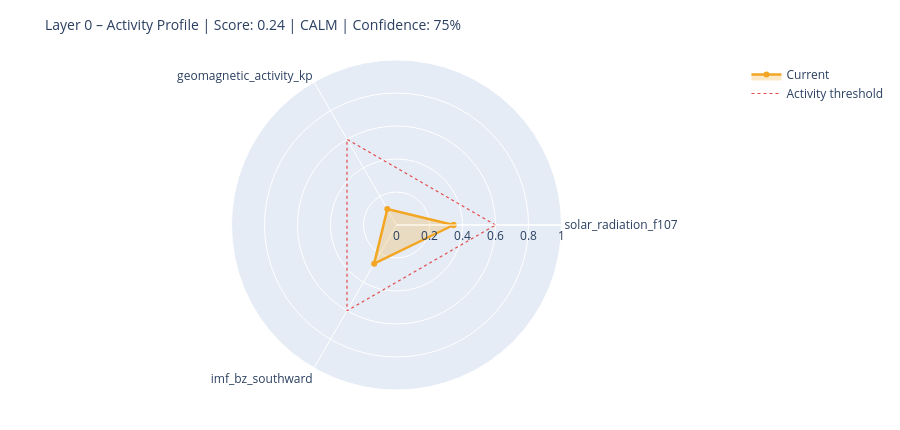

The notebook cell this image was saved under:
### Markdown cell above
---
## 6. State Assessment & Handoff to Layer 1

### Code cell
# ============================================================
# STEP 1 – Collect raw values with source modes
# Mode: 'primary' | 'fallback_3h' | 'last_valid' | 'missing'
# ============================================================

def safe_last(df, col):
    if df is None or col not in df.columns: return None
    s = df[col].dropna()
    return float(s.iloc[-1]) if not s.empty else None

f107_now = safe_last(df_f107, 'f10.7')
bz_now   = safe_last(df_mag,  'bz_gsm')
kp_now   = safe_last(df_kp,   'kp')
sw_now   = safe_last(df_sw,   'speed')

source_modes = {
    'F10.7':    'primary'  if f107_now is not None else 'missing',
    'Kp':       'primary'  if kp_now   is not None else 'missing',
    'IMF_Bz':   'primary'  if bz_now   is not None else 'missing',
    'SW_speed': 'primary'  if sw_now   is not None else 'missing',
}

# Kp Fallback – 3h endpoint
if kp_now is None:
    try:
        r = requests.get(
            'https://services.swpc.noaa.gov/json/noaa-planetary-k-index.json',
            timeout=10)
        r.raise_for_status()
        fb = pd.DataFrame(r.json())
        tc = next((c for c in fb.columns if 'time' in c.lower()), fb.columns[0])
        kc = next((c for c in fb.columns if 'kp' in c.lower() and c != tc), None)
        if kc:
            fb[kc] = fb[kc].astype(str).str.extract(r'([0-9]+(?:\.[0-9]*)?)')[0]
            fb[kc] = pd.to_numeric(fb[kc], errors='coerce')
            fb = fb[fb[kc] >= 0].dropna(subset=[kc])
            if not fb.empty:
                kp_now = float(fb[kc].iloc[-1])
                source_modes['Kp'] = 'fallback_3h'
                print(f'  Kp fallback (3h): {kp_now:.1f}')
    except Exception as e:
        print(f'  Kp fallback failed: {e}')

# Solar Wind Fallback – last valid value
if sw_now is None and df_sw is not None and 'speed' in df_sw.columns:
    s = df_sw['speed'].dropna()
    if not s.empty:
        sw_now = float(s.iloc[-1])
        source_modes['SW_speed'] = 'last_valid'
        print(f'  SW fallback (last_valid): {sw_now:.0f} km/s')

print()
print('Source modes:', source_modes)

# ============================================================
# STEP 2 – Score from available components only
# ============================================================

def norm(v, lo, hi):
    if v is None: return None
    return max(0.0, min(1.0, (v - lo) / (hi - lo)))

COMPONENTS = {
    'solar_radiation_f107':    (f107_now, norm(f107_now, 60, 250)),
    'geomagnetic_activity_kp': (kp_now,   norm(kp_now,   0,   9)),
    'imf_bz_southward':        (bz_now,   norm(-(bz_now or 0) if bz_now else None, -5, 30)
                                           if bz_now is not None else None),
    'solar_wind_speed':        (sw_now,   norm(sw_now, 300, 800)),
}

available   = {k: v[1] for k, v in COMPONENTS.items() if v[1] is not None}
unavailable = [k for k, v in COMPONENTS.items() if v[1] is None]

layer0_score = round(sum(available.values()) / len(available), 4) if available else None
confidence   = round(len(available) / len(COMPONENTS), 2)

level = ('unknown'  if layer0_score is None
         else 'calm'     if layer0_score < 0.3
         else 'moderate' if layer0_score < 0.6
         else 'active')

# ============================================================
# STEP 3 – Dominant Driver
# ============================================================

def dominant_driver(kp, f107, bz, sw):
    candidates = []
    if kp   is not None and kp   >= 4:   candidates.append(('geomagnetic',    kp / 9))
    if sw   is not None and sw   >= 500:  candidates.append(('solar_wind',     sw / 800))
    if bz   is not None and bz   <= -5:   candidates.append(('imf_southward',  abs(bz) / 30))
    if f107 is not None and f107 >= 150:  candidates.append(('solar_radiation',f107 / 250))
    return max(candidates, key=lambda x: x[1])[0] if candidates else 'none'

driver = dominant_driver(kp_now, f107_now, bz_now, sw_now)

# ============================================================
# STEP 4 – Downstream expectations
# ============================================================

def downstream_expectation(driver, score, kp, bz, f107):
    exp = {
        'magnetosphere':        'calm',
        'ionosphere':           'calm',
        'schumann_resonance':   'unchanged',
        'lithosphere_currents': 'low',
    }
    if driver == 'geomagnetic' or (kp and kp >= 5):
        exp['magnetosphere']        = 'compressed / storm'
        exp['ionosphere']           = 'elevated disturbance (TEC variability)'
        exp['schumann_resonance']   = 'elevated amplitude possible'
        exp['lithosphere_currents'] = 'elevated induction currents'
    elif driver == 'imf_southward' or (bz and bz <= -5):
        exp['magnetosphere']        = 'energy coupling active'
        exp['ionosphere']           = 'elevated electron density possible'
        exp['schumann_resonance']   = 'slight modulation possible'
    elif driver == 'solar_radiation' or (f107 and f107 >= 150):
        exp['ionosphere']           = 'elevated ionization (F-layer)'
        exp['schumann_resonance']   = 'slightly elevated background activity'
    return exp

downstream = downstream_expectation(driver, layer0_score, kp_now, bz_now, f107_now)

# ============================================================
# CONSOLE OUTPUT
# ============================================================

W = 58
print('=' * W)
print('LAYER 0 – STATE ASSESSMENT')
print('=' * W)
for name, (raw_v, score_v) in COMPONENTS.items():
    if score_v is not None:
        bar = '█' * int(score_v * 20) + '░' * (20 - int(score_v * 20))
        print(f'  {name:<35}  {bar}  {score_v:.2f}')
    else:
        print(f'  {name:<35}  {"─" * 20}  n/a')
print('-' * W)
print(f'  Score ({len(available)}/{len(COMPONENTS)} components):  {layer0_score:.3f}')
print(f'  Confidence:         {confidence:.0%}')
print(f'  Level:              {level.upper()}')
print(f'  Dominant Driver:    {driver}')

# Radar chart
cats = list(available.keys())
vals = list(available.values())
if len(cats) >= 3:
    fig = go.Figure()
    fig.add_trace(go.Scatterpolar(
        r=vals + [vals[0]], theta=cats + [cats[0]],
        fill='toself', fillcolor='rgba(242,166,35,0.25)',
        line=dict(color='#F2A623', width=2.5), name='Current'
    ))
    fig.add_trace(go.Scatterpolar(
        r=[0.6] * (len(cats) + 1), theta=cats + [cats[0]],
        line=dict(color='#E24B4A', dash='dot', width=1.2),
        mode='lines', name='Activity threshold'
    ))
    fig.update_layout(
        title=dict(text=f'Layer 0 – Activity Profile | Score: {layer0_score:.2f} | {level.upper()} | Confidence: {confidence:.0%}',
                   font=dict(size=14)),
        polar=dict(radialaxis=dict(visible=True, range=[0, 1])),
        height=430, showlegend=True,
        margin=dict(l=60, r=60, t=60, b=40)
    )
    fig.show()

### Figure 1 — Plotly figure (JSON) as saved in the notebook; plotly's stock layout.template omitted (floating-point values rounded to 4 significant figures)
{"data": [{"fill": "toself", "fillcolor": "rgba(242,166,35,0.25)", "line": {"color": "#F2A623", "width": 2.5}, "name": "Current", "r": [0.3457, 0.1111, 0.2706, 0.3457], "theta": ["solar_radiation_f107", "geomagnetic_activity_kp", "imf_bz_southward", "solar_radiation_f107"], "type": "scatterpolar"}, {"line": {"color": "#E24B4A", "dash": "dot", "width": 1.2}, "mode": "lines", "name": "Activity threshold", "r": [0.6, 0.6, 0.6, 0.6], "theta": ["solar_radiation_f107", "geomagnetic_activity_kp", "imf_bz_southward", "solar_radiation_f107"], "type": "scatterpolar"}], "layout": {"height": 430, "margin": {"b": 40, "l": 60, "r": 60, "t": 60}, "polar": {"radialaxis": {"range": [0, 1], "visible": true}}, "showlegend": true, "title": {"font": {"size": 14}, "text": "Layer 0 – Activity Profile | Score: 0.24 | CALM | Confidence: 75%"}}}
